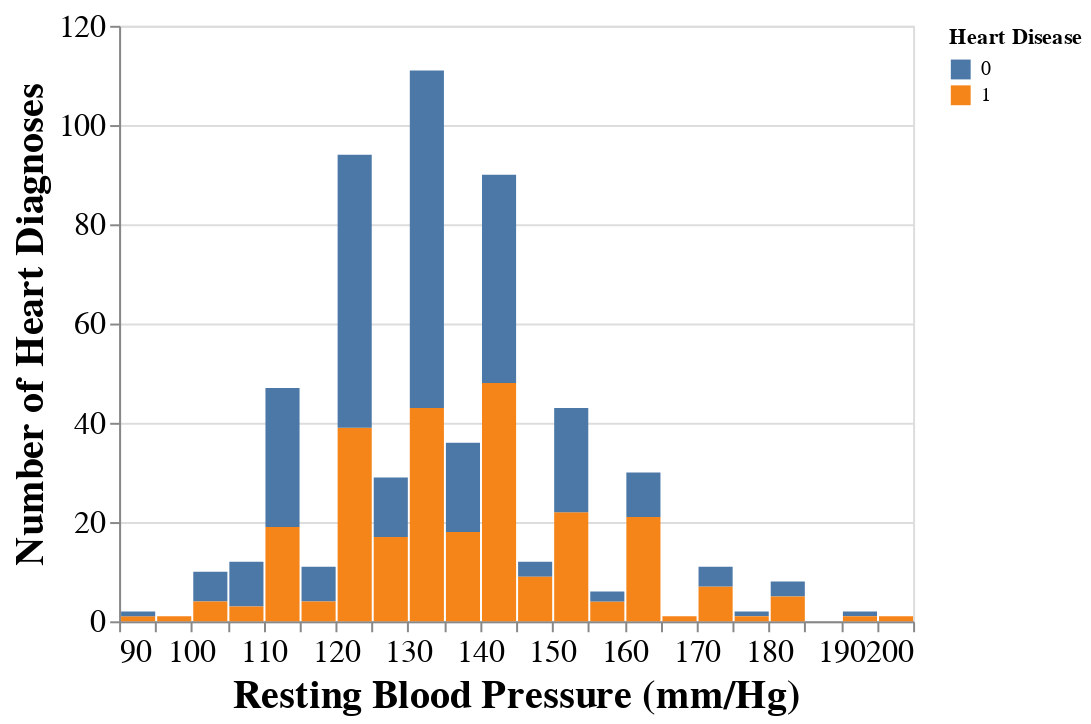

Write notebook code for a chart like this one.
### Code cell
restbp_plot

### Figure 1 — Vega-Lite specification as saved in the notebook (floating-point values rounded to 4 significant figures; data arrays with more than 128 entries replaced by an {"elided": "..."} marker saying what was removed)
{"config": {"view": {"continuousWidth": 400, "continuousHeight": 300}, "axis": {"labelFontSize": 16, "titleFontSize": 20}}, "data": {"name": "data-a5145f80ac705ef79503a8989cda8106"}, "mark": "bar", "encoding": {"fill": {"field": "HeartDisease", "title": "Heart Disease", "type": "nominal"}, "x": {"bin": {"maxbins": 30}, "field": "RestingBP", "scale": {"zero": false}, "title": "Resting Blood Pressure (mm/Hg)", "type": "quantitative"}, "y": {"aggregate": "count", "field": "HeartDisease", "title": "Number of Heart Diagnoses", "type": "quantitative"}}, "$schema": "https://vega.github.io/schema/vega-lite/v4.17.0.json", "datasets": {"data-a5145f80ac705ef79503a8989cda8106": {"elided": "559 records"}}}
